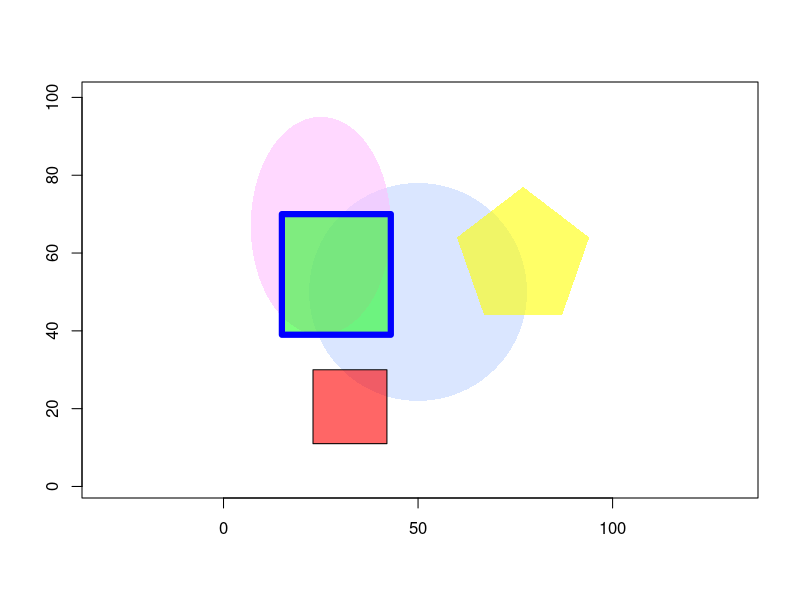

Reproduce this figure in R.
## ---- chunk 1
plot(1:2, type="n", xlim=c(1,100), ylim=c(1,100), xlab="", ylab="",asp=1)
angles<-seq(0, 2*pi, length=1000)
#circle
polygon(50+28*cos(angles), 50+28*sin(angles), col="#C2D6FF99", border="NA")
#E(radius smaller)
polygon(25+18*cos(angles), 67+28*sin(angles), col="#FFBDFF98", border="NA")
#SquareG
polygon(c(15,43,43,15), c(39,39,70,70), col="#00FF0080", border="#0000FF", lwd=6)
#SquareR
polygon(c(23,42,42,23),c(11,11,30,30), col="#FF000099", border="black")
#Pentagon
polygon(c(60,67,87,94,77), c(64,44,44,64,77),col="#FFFF0098", border="NA")
